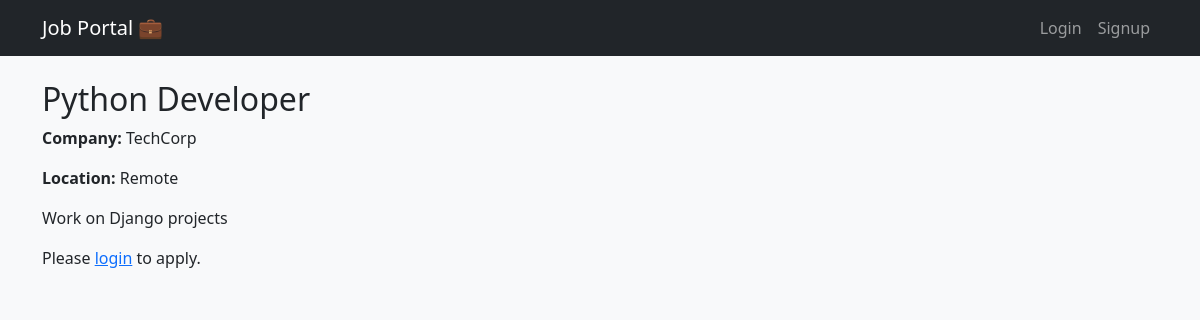
The app's page /job/1/ with its own data.
### jobs/models.py (models this page shows, shortened)
class Job(models.Model):
    title = models.CharField(max_length=200)
    company = models.CharField(max_length=200)
    description = models.TextField()
    location = models.CharField(max_length=200, default="Unknown")  # ✅ added default
    posted_by = models.ForeignKey(User, on_delete=models.CASCADE, related_name="jobs")
    created_at = models.DateTimeField(auto_now_add=True)

### jobs/views.py (the view)
# urls.py: path("job/<int:pk>/", JobDetailView.as_view(), name="job_detail"),
class JobDetailView(DetailView):
    model = Job
    template_name = "jobs/job_detail.html"
    context_object_name = "job"

### templates/jobs/job_detail.html
{% extends "base.html" %}
{% block content %}
<h2>{{ job.title }}</h2>
<p><strong>Company:</strong> {{ job.company }}</p>
<p><strong>Location:</strong> {{ job.location }}</p>
<p>{{ job.description }}</p>
{% if user.is_authenticated %}
<a href="{% url 'apply_job' job.pk %}" class="btn btn-success">Apply Now</a>
{% else %}
  <p>Please <a href="{% url 'login' %}">login</a> to apply.</p>
{% endif %}
{% endblock %}

### records on screen
Job: title "Python Developer", company "TechCorp", location "Remote", description "Work on Django projects"
